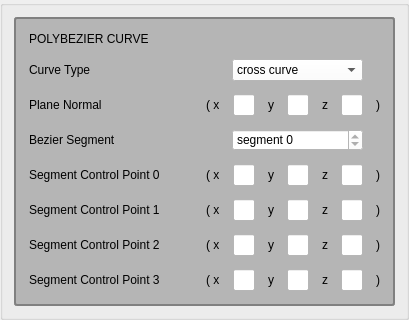
<?xml version="1.0" encoding="UTF-8"?>
<ui version="4.0">
 <class>groupbox_polybez_info</class>
 <widget class="QGroupBox" name="groupbox_polybez_info">
  <property name="geometry">
   <rect>
    <x>0</x>
    <y>0</y>
    <width>400</width>
    <height>300</height>
   </rect>
  </property>
  <property name="windowTitle">
   <string>GroupBox</string>
  </property>
  <layout class="QVBoxLayout" name="verticalLayout">
   <item>
    <widget class="QGroupBox" name="group_polybez_debug_info">
     <property name="sizePolicy">
      <sizepolicy hsizetype="Preferred" vsizetype="Preferred">
       <horstretch>0</horstretch>
       <verstretch>0</verstretch>
      </sizepolicy>
     </property>
     <property name="styleSheet">
      <string notr="true">QGroupBox { 
	border: 2px solid gray; 
    border-radius: 3px; 
	background-color: rgb(181, 181, 181);
 } 

QLabel {
	background-color: rgb(181, 181, 181);
}

QLineEdit {
	background-color: rgb(255, 255, 255)
}

QComboBox {
	background-color: rgb(255, 255, 255);
}

QComboBox QAbstractItemView {
	background-color: rgb(255, 255, 255);
}

QSpinBox {
	background-color: rgb(255, 255, 255);
}</string>
     </property>
     <layout class="QFormLayout" name="formLayout">
      <property name="horizontalSpacing">
       <number>13</number>
      </property>
      <property name="verticalSpacing">
       <number>13</number>
      </property>
      <property name="leftMargin">
       <number>13</number>
      </property>
      <property name="topMargin">
       <number>13</number>
      </property>
      <property name="rightMargin">
       <number>13</number>
      </property>
      <property name="bottomMargin">
       <number>13</number>
      </property>
      <item row="0" column="0">
       <widget class="QLabel" name="label">
        <property name="text">
         <string>POLYBEZIER CURVE</string>
        </property>
       </widget>
      </item>
      <item row="0" column="1">
       <widget class="QLabel" name="label_polybez_id">
        <property name="styleSheet">
         <string notr="true">QLabel {
	color: rgb(255, 170, 0);
}</string>
        </property>
        <property name="text">
         <string/>
        </property>
       </widget>
      </item>
      <item row="1" column="0">
       <widget class="QLabel" name="label_2">
        <property name="text">
         <string>Curve Type</string>
        </property>
       </widget>
      </item>
      <item row="1" column="1">
       <layout class="QHBoxLayout" name="horizontalLayout_8">
        <property name="leftMargin">
         <number>26</number>
        </property>
        <property name="rightMargin">
         <number>17</number>
        </property>
        <property name="bottomMargin">
         <number>0</number>
        </property>
        <item>
         <widget class="QComboBox" name="cmbobox_polybez_curve_type">
          <property name="editable">
           <bool>false</bool>
          </property>
          <property name="currentText">
           <string>cross curve</string>
          </property>
          <property name="currentIndex">
           <number>0</number>
          </property>
          <property name="maxVisibleItems">
           <number>3</number>
          </property>
          <property name="maxCount">
           <number>3</number>
          </property>
          <item>
           <property name="text">
            <string>cross curve</string>
           </property>
          </item>
          <item>
           <property name="text">
            <string>silhouette curve</string>
           </property>
          </item>
          <item>
           <property name="text">
            <string>boundary curve</string>
           </property>
          </item>
         </widget>
        </item>
       </layout>
      </item>
      <item row="2" column="0">
       <widget class="QLabel" name="label_3">
        <property name="text">
         <string>Plane Normal</string>
        </property>
       </widget>
      </item>
      <item row="2" column="1">
       <layout class="QHBoxLayout" name="horizontalLayout_2">
        <item>
         <widget class="QLabel" name="label_7">
          <property name="text">
           <string>( x</string>
          </property>
         </widget>
        </item>
        <item>
         <widget class="QLineEdit" name="input_polybez_normal_x"/>
        </item>
        <item>
         <widget class="QLabel" name="label_13">
          <property name="text">
           <string>y</string>
          </property>
         </widget>
        </item>
        <item>
         <widget class="QLineEdit" name="input_polybez_normal_y"/>
        </item>
        <item>
         <widget class="QLabel" name="label_9">
          <property name="text">
           <string>z</string>
          </property>
         </widget>
        </item>
        <item>
         <widget class="QLineEdit" name="input_polybez_normal_z"/>
        </item>
        <item>
         <widget class="QLabel" name="label_17">
          <property name="text">
           <string>)</string>
          </property>
         </widget>
        </item>
       </layout>
      </item>
      <item row="3" column="0">
       <widget class="QLabel" name="label_4">
        <property name="text">
         <string>Bezier Segment</string>
        </property>
       </widget>
      </item>
      <item row="3" column="1">
       <layout class="QHBoxLayout" name="horizontalLayout_7">
        <property name="leftMargin">
         <number>26</number>
        </property>
        <property name="rightMargin">
         <number>17</number>
        </property>
        <property name="bottomMargin">
         <number>0</number>
        </property>
        <item>
         <widget class="QSpinBox" name="spnbox_polybez_segment">
          <property name="inputMethodHints">
           <set>Qt::ImhNone</set>
          </property>
          <property name="buttonSymbols">
           <enum>QAbstractSpinBox::UpDownArrows</enum>
          </property>
          <property name="prefix">
           <string>segment </string>
          </property>
          <property name="minimum">
           <number>0</number>
          </property>
          <property name="maximum">
           <number>0</number>
          </property>
         </widget>
        </item>
       </layout>
      </item>
      <item row="4" column="0">
       <widget class="QLabel" name="label_5">
        <property name="text">
         <string>Segment Control Point 0          </string>
        </property>
       </widget>
      </item>
      <item row="4" column="1">
       <layout class="QHBoxLayout" name="horizontalLayout_3">
        <item>
         <widget class="QLabel" name="label_18">
          <property name="text">
           <string>( x</string>
          </property>
         </widget>
        </item>
        <item>
         <widget class="QLineEdit" name="input_polybez_ctrl_point_0_x"/>
        </item>
        <item>
         <widget class="QLabel" name="label_8">
          <property name="text">
           <string>y</string>
          </property>
         </widget>
        </item>
        <item>
         <widget class="QLineEdit" name="input_polybez_ctrl_point_0_y"/>
        </item>
        <item>
         <widget class="QLabel" name="label_14">
          <property name="text">
           <string>z</string>
          </property>
         </widget>
        </item>
        <item>
         <widget class="QLineEdit" name="input_polybez_ctrl_point_0_z"/>
        </item>
        <item>
         <widget class="QLabel" name="label_29">
          <property name="text">
           <string>)</string>
          </property>
         </widget>
        </item>
       </layout>
      </item>
      <item row="5" column="0">
       <widget class="QLabel" name="label_26">
        <property name="text">
         <string>Segment Control Point 1</string>
        </property>
       </widget>
      </item>
      <item row="5" column="1">
       <layout class="QHBoxLayout" name="horizontalLayout_4">
        <item>
         <widget class="QLabel" name="label_23">
          <property name="text">
           <string>( x</string>
          </property>
         </widget>
        </item>
        <item>
         <widget class="QLineEdit" name="input_polybez_ctrl_point_1_x"/>
        </item>
        <item>
         <widget class="QLabel" name="label_12">
          <property name="text">
           <string>y</string>
          </property>
         </widget>
        </item>
        <item>
         <widget class="QLineEdit" name="input_polybez_ctrl_point_1_y"/>
        </item>
        <item>
         <widget class="QLabel" name="label_15">
          <property name="text">
           <string>z</string>
          </property>
         </widget>
        </item>
        <item>
         <widget class="QLineEdit" name="input_polybez_ctrl_point_1_z"/>
        </item>
        <item>
         <widget class="QLabel" name="label_10">
          <property name="text">
           <string>)</string>
          </property>
         </widget>
        </item>
       </layout>
      </item>
      <item row="6" column="0">
       <widget class="QLabel" name="label_27">
        <property name="text">
         <string>Segment Control Point 2</string>
        </property>
       </widget>
      </item>
      <item row="6" column="1">
       <layout class="QHBoxLayout" name="horizontalLayout_5">
        <item>
         <widget class="QLabel" name="label_16">
          <property name="text">
           <string>( x</string>
          </property>
         </widget>
        </item>
        <item>
         <widget class="QLineEdit" name="input_polybez_ctrl_point_2_x"/>
        </item>
        <item>
         <widget class="QLabel" name="label_24">
          <property name="text">
           <string>y</string>
          </property>
         </widget>
        </item>
        <item>
         <widget class="QLineEdit" name="input_polybez_ctrl_point_2_y"/>
        </item>
        <item>
         <widget class="QLabel" name="label_25">
          <property name="text">
           <string>z</string>
          </property>
         </widget>
        </item>
        <item>
         <widget class="QLineEdit" name="lineEdit_12"/>
        </item>
        <item>
         <widget class="QLabel" name="label_22">
          <property name="text">
           <string>)</string>
          </property>
         </widget>
        </item>
       </layout>
      </item>
      <item row="7" column="0">
       <widget class="QLabel" name="label_28">
        <property name="text">
         <string>Segment Control Point 3</string>
        </property>
       </widget>
      </item>
      <item row="7" column="1">
       <layout class="QHBoxLayout" name="horizontalLayout_6">
        <item>
         <widget class="QLabel" name="label_11">
          <property name="text">
           <string>( x</string>
          </property>
         </widget>
        </item>
        <item>
         <widget class="QLineEdit" name="input_polybez_ctrl_point_3_x"/>
        </item>
        <item>
         <widget class="QLabel" name="label_20">
          <property name="text">
           <string>y</string>
          </property>
         </widget>
        </item>
        <item>
         <widget class="QLineEdit" name="input_polybez_ctrl_point_3_y"/>
        </item>
        <item>
         <widget class="QLabel" name="label_21">
          <property name="text">
           <string>z</string>
          </property>
         </widget>
        </item>
        <item>
         <widget class="QLineEdit" name="input_polybez_ctrl_point_3_z"/>
        </item>
        <item>
         <widget class="QLabel" name="label_19">
          <property name="text">
           <string>)</string>
          </property>
         </widget>
        </item>
       </layout>
      </item>
     </layout>
    </widget>
   </item>
  </layout>
 </widget>
 <resources/>
 <connections/>
</ui>
